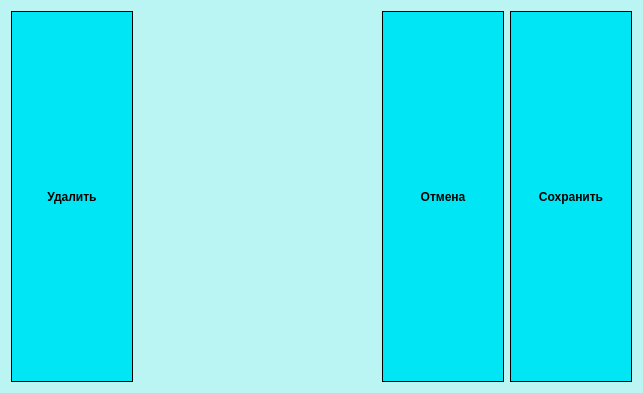
<?xml version="1.0" encoding="UTF-8"?>
<ui version="4.0">
 <class>Dialog_edit</class>
 <widget class="QDialog" name="Dialog_edit">
  <property name="geometry">
   <rect>
    <x>0</x>
    <y>0</y>
    <width>643</width>
    <height>393</height>
   </rect>
  </property>
  <property name="windowTitle">
   <string>Dialog</string>
  </property>
  <property name="styleSheet">
   <string notr="true">QDialog#Dialog_edit {
	background-color: rgb(187, 245, 243);
}</string>
  </property>
  <layout class="QGridLayout" name="gridLayout" rowstretch="90,10">
   <item row="0" column="0">
    <layout class="QVBoxLayout" name="verticalLayout"/>
   </item>
   <item row="1" column="0">
    <layout class="QHBoxLayout" name="horizontalLayout" stretch="20,40,20,20">
     <item>
      <widget class="QPushButton" name="pushButton_3">
       <property name="sizePolicy">
        <sizepolicy hsizetype="Minimum" vsizetype="Ignored">
         <horstretch>0</horstretch>
         <verstretch>0</verstretch>
        </sizepolicy>
       </property>
       <property name="styleSheet">
        <string notr="true">QPushButton {
background-color: rgb(0, 230, 245);
font:bold;
border: 1px solid #000000;
}
QPushButton::hover {
	background-color: rgb(0, 243, 255);
}
QPushButton::pressed {
	border: 3px solid #000000;
}</string>
       </property>
       <property name="text">
        <string>Удалить</string>
       </property>
       <property name="autoDefault">
        <bool>false</bool>
       </property>
      </widget>
     </item>
     <item>
      <spacer name="horizontalSpacer">
       <property name="orientation">
        <enum>Qt::Horizontal</enum>
       </property>
       <property name="sizeHint" stdset="0">
        <size>
         <width>40</width>
         <height>20</height>
        </size>
       </property>
      </spacer>
     </item>
     <item>
      <widget class="QPushButton" name="pushButton">
       <property name="sizePolicy">
        <sizepolicy hsizetype="Minimum" vsizetype="Ignored">
         <horstretch>0</horstretch>
         <verstretch>0</verstretch>
        </sizepolicy>
       </property>
       <property name="styleSheet">
        <string notr="true">QPushButton {
background-color: rgb(0, 230, 245);
font:bold;
border: 1px solid #000000;
}
QPushButton::hover {
	background-color: rgb(0, 243, 255);
}
QPushButton::pressed {
	border: 3px solid #000000;
}</string>
       </property>
       <property name="text">
        <string>Отмена</string>
       </property>
      </widget>
     </item>
     <item>
      <widget class="QPushButton" name="pushButton_2">
       <property name="sizePolicy">
        <sizepolicy hsizetype="Minimum" vsizetype="Ignored">
         <horstretch>0</horstretch>
         <verstretch>0</verstretch>
        </sizepolicy>
       </property>
       <property name="styleSheet">
        <string notr="true">QPushButton {
background-color: rgb(0, 230, 245);
font:bold;
border: 1px solid #000000;
}
QPushButton::hover {
	background-color: rgb(0, 243, 255);
}
QPushButton::pressed {
	border: 3px solid #000000;
}</string>
       </property>
       <property name="text">
        <string>Сохранить</string>
       </property>
       <property name="autoDefault">
        <bool>false</bool>
       </property>
      </widget>
     </item>
    </layout>
   </item>
  </layout>
 </widget>
 <resources/>
 <connections/>
</ui>
